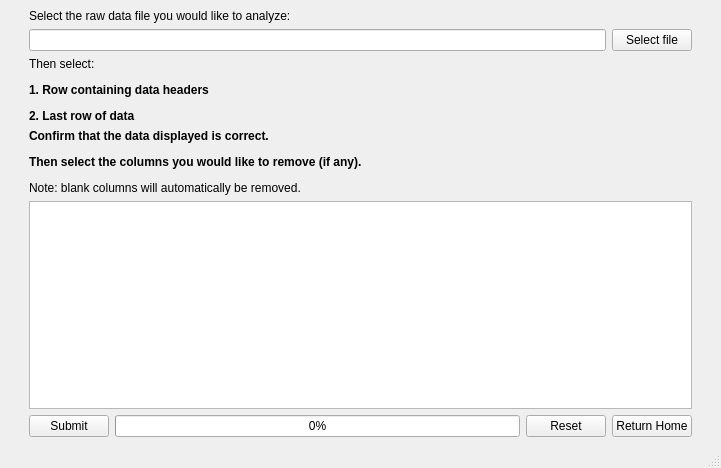
<?xml version="1.0" encoding="UTF-8"?>
<ui version="4.0">
 <class>MainWindow</class>
 <widget class="QMainWindow" name="MainWindow">
  <property name="geometry">
   <rect>
    <x>0</x>
    <y>0</y>
    <width>721</width>
    <height>468</height>
   </rect>
  </property>
  <property name="windowTitle">
   <string>Data selection</string>
  </property>
  <widget class="QWidget" name="centralwidget">
   <layout class="QGridLayout" name="gridLayout">
    <item row="4" column="3">
     <widget class="QLabel" name="Aslctr_label">
      <property name="text">
       <string>&lt;html&gt;&lt;head/&gt;&lt;body&gt;&lt;p&gt;Then select:&lt;/p&gt;&lt;p&gt;&lt;span style=&quot; font-weight:600;&quot;&gt;1. Row containing data headers&lt;/span&gt;&lt;/p&gt;&lt;p&gt;&lt;span style=&quot; font-weight:600;&quot;&gt;2. Last row of data&lt;/span&gt;&lt;/p&gt;&lt;/body&gt;&lt;/html&gt;</string>
      </property>
     </widget>
    </item>
    <item row="6" column="3">
     <widget class="QTableWidget" name="table">
      <property name="toolTip">
       <string/>
      </property>
      <property name="editTriggers">
       <set>QAbstractItemView::NoEditTriggers</set>
      </property>
      <property name="selectionMode">
       <enum>QAbstractItemView::MultiSelection</enum>
      </property>
      <property name="selectionBehavior">
       <enum>QAbstractItemView::SelectRows</enum>
      </property>
      <attribute name="horizontalHeaderVisible">
       <bool>true</bool>
      </attribute>
      <attribute name="verticalHeaderVisible">
       <bool>true</bool>
      </attribute>
     </widget>
    </item>
    <item row="6" column="0">
     <spacer name="horizontalSpacer_2">
      <property name="orientation">
       <enum>Qt::Horizontal</enum>
      </property>
      <property name="sizeType">
       <enum>QSizePolicy::Fixed</enum>
      </property>
      <property name="sizeHint" stdset="0">
       <size>
        <width>20</width>
        <height>20</height>
       </size>
      </property>
     </spacer>
    </item>
    <item row="6" column="6">
     <spacer name="horizontalSpacer">
      <property name="orientation">
       <enum>Qt::Horizontal</enum>
      </property>
      <property name="sizeType">
       <enum>QSizePolicy::Fixed</enum>
      </property>
      <property name="sizeHint" stdset="0">
       <size>
        <width>20</width>
        <height>20</height>
       </size>
      </property>
     </spacer>
    </item>
    <item row="7" column="3">
     <layout class="QHBoxLayout" name="horizontalLayout_3">
      <item alignment="Qt::AlignLeft">
       <widget class="QPushButton" name="submit_btn">
        <property name="text">
         <string>Submit</string>
        </property>
       </widget>
      </item>
      <item>
       <widget class="QProgressBar" name="Aprgbar">
        <property name="value">
         <number>0</number>
        </property>
       </widget>
      </item>
      <item alignment="Qt::AlignRight">
       <widget class="QPushButton" name="reset_btn">
        <property name="text">
         <string>Reset</string>
        </property>
       </widget>
      </item>
      <item alignment="Qt::AlignRight">
       <widget class="QPushButton" name="return_home_btn">
        <property name="text">
         <string>Return Home</string>
        </property>
       </widget>
      </item>
     </layout>
    </item>
    <item row="5" column="3">
     <widget class="QLabel" name="Bslctc_label">
      <property name="text">
       <string>&lt;html&gt;&lt;head/&gt;&lt;body&gt;&lt;p&gt;&lt;span style=&quot; font-weight:600;&quot;&gt;Confirm that the data displayed is correct.&lt;/span&gt;&lt;/p&gt;&lt;p&gt;&lt;span style=&quot; font-weight:600;&quot;&gt;Then select the columns you would like to remove (if any).&lt;/span&gt;&lt;/p&gt;&lt;p&gt; Note: blank columns will automatically be removed.&lt;/p&gt;&lt;/body&gt;&lt;/html&gt;</string>
      </property>
      <property name="wordWrap">
       <bool>false</bool>
      </property>
     </widget>
    </item>
    <item row="0" column="3">
     <widget class="QLabel" name="Aslctf_label">
      <property name="text">
       <string>&lt;html&gt;&lt;head/&gt;&lt;body&gt;&lt;p&gt;Select the raw data file you would like to analyze:&lt;/p&gt;&lt;/body&gt;&lt;/html&gt;</string>
      </property>
     </widget>
    </item>
    <item row="2" column="3">
     <layout class="QHBoxLayout" name="AhorizontalLayout">
      <item>
       <widget class="QLineEdit" name="AlineEdit"/>
      </item>
      <item>
       <widget class="QPushButton" name="Aselect_file_btn">
        <property name="text">
         <string>Select file</string>
        </property>
       </widget>
      </item>
     </layout>
    </item>
   </layout>
  </widget>
  <widget class="QMenuBar" name="menubar">
   <property name="geometry">
    <rect>
     <x>0</x>
     <y>0</y>
     <width>721</width>
     <height>22</height>
    </rect>
   </property>
  </widget>
  <widget class="QStatusBar" name="statusbar"/>
 </widget>
 <resources/>
 <connections/>
</ui>
